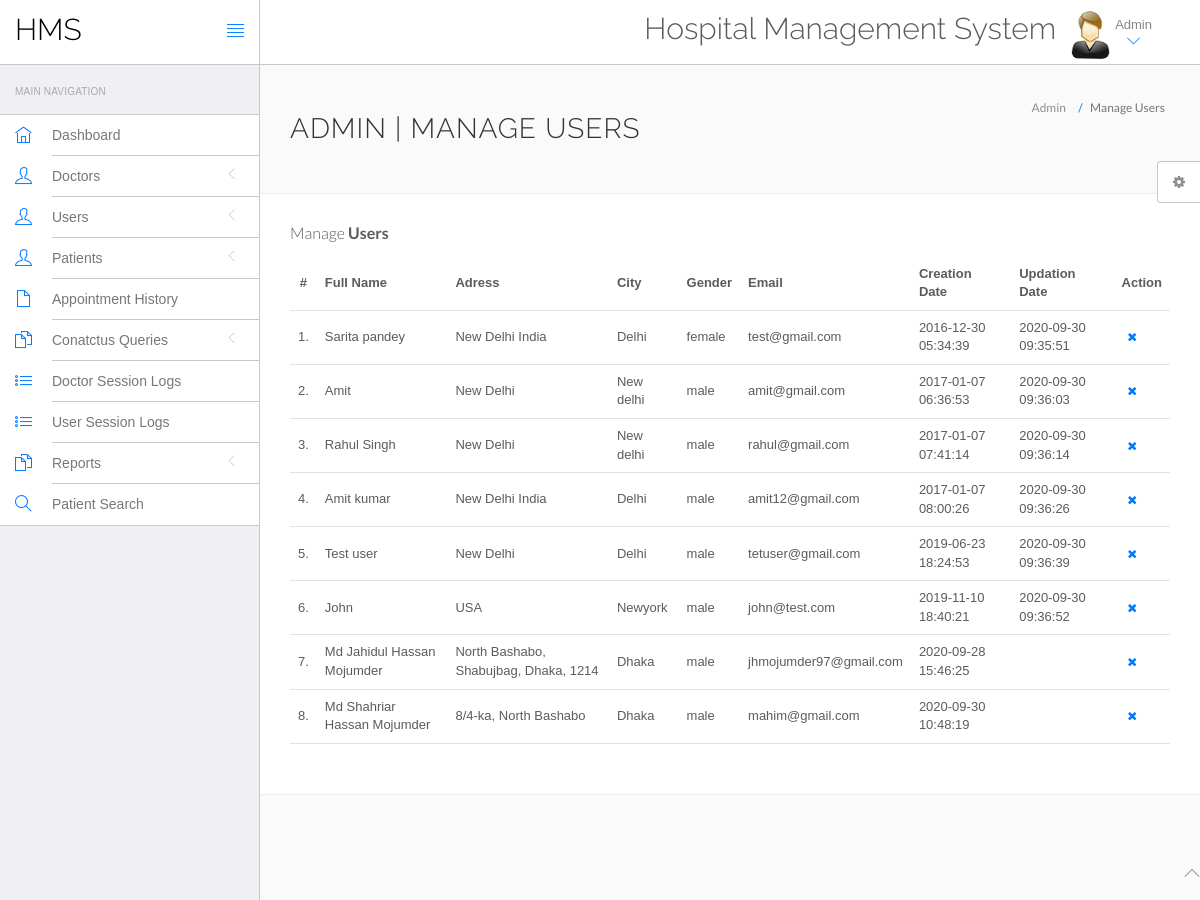
Page /Doctor_Appointment_Management_System/hospital/hms/admin/manage-users.php (signed in) on the committed database.
### tables this page shows
CREATE TABLE `users` (
  `id` int(11) NOT NULL,
  `fullName` varchar(255) DEFAULT NULL,
  `address` longtext DEFAULT NULL,
  `contact` varchar(11) DEFAULT NULL,
  `city` varchar(255) DEFAULT NULL,
  `gender` varchar(255) DEFAULT NULL,
  `email` varchar(255) DEFAULT NULL,
  `password` varchar(255) DEFAULT NULL,
  `access` int(5) NOT NULL,
  `regDate` timestamp NULL DEFAULT current_timestamp(),
  `updationDate` timestamp NULL DEFAULT NULL ON UPDATE current_timestamp()
);

### Doctor_Appointment_Management_System/hospital/hms/admin/manage-users.php (the view, shortened to what this page needs)
<?php
include('include/config.php');
?>
<!DOCTYPE html>
<html lang="en">
	<head>
		<link rel="stylesheet" href="vendor/bootstrap/css/bootstrap.min.css">
		<link rel="stylesheet" href="vendor/fontawesome/css/font-awesome.min.css">
		<link rel="stylesheet" href="vendor/themify-icons/themify-icons.min.css">
		<link href="vendor/animate.css/animate.min.css" rel="stylesheet" media="screen">
		<link href="vendor/perfect-scrollbar/perfect-scrollbar.min.css" rel="stylesheet" media="screen">
		<link href="vendor/switchery/switchery.min.css" rel="stylesheet" media="screen">
		<link href="vendor/bootstrap-touchspin/jquery.bootstrap-touchspin.min.css" rel="stylesheet" media="screen">
		<link href="vendor/select2/select2.min.css" rel="stylesheet" media="screen">
		<link href="vendor/bootstrap-datepicker/bootstrap-datepicker3.standalone.min.css" rel="stylesheet" media="screen">
		<link href="vendor/bootstrap-timepicker/bootstrap-timepicker.min.css" rel="stylesheet" media="screen">
		<link rel="stylesheet" href="assets/css/styles.css">
		<link rel="stylesheet" href="assets/css/plugins.css">
		<link rel="stylesheet" href="assets/css/themes/theme-1.css" id="skin_color" />
	</head>
	<body>
		<div id="app">
<?php include('include/sidebar.php');?>
			<div class="app-content">
						<?php include('include/header.php');?>
				<div class="main-content" >
					<div class="wrap-content container" id="container">
						<section id="page-title">
							<div class="row">
								<div class="col-sm-8">
									<h1 class="mainTitle">Admin | Manage Users</h1>
																	</div>
								<ol class="breadcrumb">
									<li>
										<span>Admin</span>
									</li>
									<li class="active">
										<span>Manage Users</span>
									</li>
								</ol>
							</div>
						</section>
						<div class="container-fluid container-fullw bg-white">
									<div class="row">
								<div class="col-md-12">
									<h5 class="over-title margin-bottom-15">Manage <span class="text-bold">Users</span></h5>
									<table class="table table-hover" id="sample-table-1">
										<thead>
											<tr>
												<th class="center">#</th>
												<th>Full Name</th>
												<th class="hidden-xs">Adress</th>
												<th>City</th>
												<th>Gender </th>
												<th>Email </th>
												<th>Creation Date </th>
												<th>Updation Date </th>
												<th>Action</th>
											</tr>
										</thead>
										<tbody>
<?php
$sql=mysqli_query($con,"select * from users");
$cnt=1;
while($row=mysqli_fetch_array($sql))
{
?>
											<tr>
												<td class="center"><?php echo $cnt;?>.</td>
												<td class="hidden-xs"><?php echo $row['fullName'];?></td>
												<td><?php echo $row['address'];?></td>
												<td><?php echo $row['city'];?>
												</td>
												<td><?php echo $row['gender'];?></td>
												<td><?php echo $row['email'];?></td>
												<td><?php echo $row['regDate'];?></td>
												<td><?php echo $row['updationDate'];?>
												</td>
												<td >
												<div class="visible-md visible-lg hidden-sm hidden-xs">
	<a href="manage-users.php?id=<?php echo $row['id']?>&del=delete" onClick="return confirm('Are you sure you want to delete?')"class="btn btn-transparent btn-xs tooltips" tooltip-placement="top" tooltip="Remove"><i class="fa fa-times fa fa-white"></i></a>
												</div>
												</td>
											</tr>
											<?php
$cnt=$cnt+1;
											 }?>
										</tbody>
									</table>
								</div>
							</div>
								</div>
							</div>
						</div>
					</div>
				</div>
	<?php include('include/footer.php');?>
	<?php include('include/setting.php');?>
	</body>
</html>

### Doctor_Appointment_Management_System/hospital/hms/admin/assets/css/themes/theme-1.css (style rules this page uses)
body { background: #FAFAFA; }

### rows in the picture
users: fullName "Sarita pandey", address "New Delhi India", city "Delhi", gender "female", email "test@gmail.com", regDate "2016-12-30 05:34:39", updationDate "2020-09-30 09:35:51"
users: fullName "Amit", address "New Delhi", city "New delhi", gender "male", email "amit@gmail.com", regDate "2017-01-07 06:36:53", updationDate "2020-09-30 09:36:03"
users: fullName "Rahul Singh", address "New Delhi", city "New delhi", gender "male", email "rahul@gmail.com", regDate "2017-01-07 07:41:14", updationDate "2020-09-30 09:36:14"
users: fullName "Amit kumar", address "New Delhi India", city "Delhi", gender "male", email "amit12@gmail.com", regDate "2017-01-07 08:00:26", updationDate "2020-09-30 09:36:26"
users: fullName "Test user", address "New Delhi", city "Delhi", gender "male", email "tetuser@gmail.com", regDate "2019-06-23 18:24:53", updationDate "2020-09-30 09:36:39"
users: fullName "John", address "USA", city "Newyork", gender "male", email "john@test.com", regDate "2019-11-10 18:40:21", updationDate "2020-09-30 09:36:52"
users: fullName "Md Jahidul Hassan Mojumder", address "North Bashabo, Shabujbag, Dhaka, 1214", city "Dhaka", gender "male", email "jhmojumder97@gmail.com", regDate "2020-09-28 15:46:25"
users: fullName "Md Shahriar Hassan Mojumder", address "8/4-ka, North Bashabo", city "Dhaka", gender "male", email "mahim@gmail.com", regDate "2020-09-30 10:48:19"
